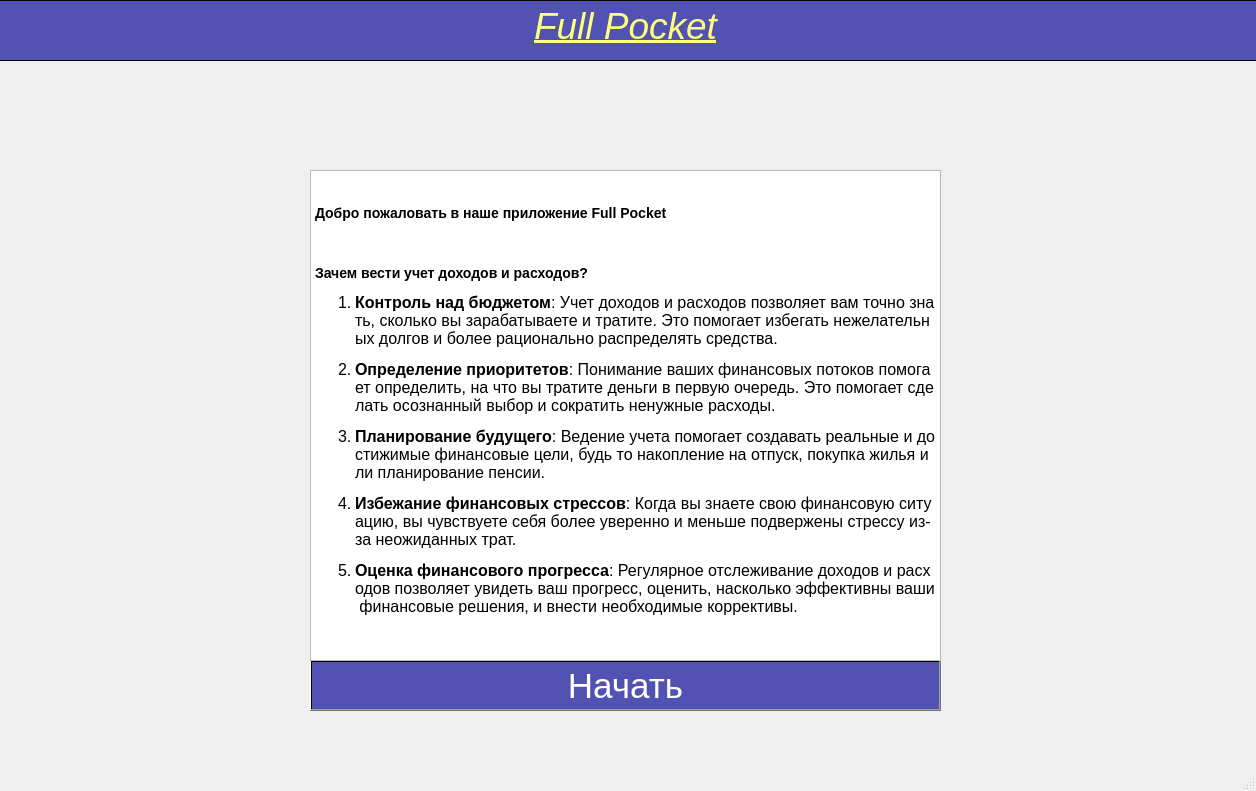
<?xml version="1.0" encoding="UTF-8"?>
<ui version="4.0">
 <class>FullPocket</class>
 <widget class="QMainWindow" name="FullPocket">
  <property name="geometry">
   <rect>
    <x>0</x>
    <y>0</y>
    <width>1256</width>
    <height>791</height>
   </rect>
  </property>
  <property name="windowTitle">
   <string>Full Pocket</string>
  </property>
  <property name="statusTip">
   <string notr="true"/>
  </property>
  <property name="accessibleName">
   <string/>
  </property>
  <property name="layoutDirection">
   <enum>Qt::LeftToRight</enum>
  </property>
  <property name="styleSheet">
   <string notr="true"/>
  </property>
  <widget class="QWidget" name="centralwidget">
   <widget class="QTextEdit" name="textEdit">
    <property name="geometry">
     <rect>
      <x>-10</x>
      <y>0</y>
      <width>1271</width>
      <height>61</height>
     </rect>
    </property>
    <property name="styleSheet">
     <string notr="true">background-color: qradialgradient(spread:pad, cx:0.5, cy:0.5, radius:0.5, fx:0.5, fy:0.5, stop:1 rgba(49, 49, 165, 210));
color: rgb(255, 255, 0);</string>
    </property>
    <property name="html">
     <string>&lt;!DOCTYPE HTML PUBLIC &quot;-//W3C//DTD HTML 4.0//EN&quot; &quot;http://www.w3.org/TR/REC-html40/strict.dtd&quot;&gt;
&lt;html&gt;&lt;head&gt;&lt;meta name=&quot;qrichtext&quot; content=&quot;1&quot; /&gt;&lt;style type=&quot;text/css&quot;&gt;
p, li { white-space: pre-wrap; }
&lt;/style&gt;&lt;/head&gt;&lt;body style=&quot; font-family:'MS Shell Dlg 2'; font-size:8.25pt; font-weight:400; font-style:normal;&quot;&gt;
&lt;p align=&quot;center&quot; style=&quot; margin-top:0px; margin-bottom:0px; margin-left:0px; margin-right:0px; -qt-block-indent:0; text-indent:0px;&quot;&gt;&lt;span style=&quot; font-size:28pt; font-style:italic; text-decoration: underline; color:#ffff7f;&quot;&gt;Full Pocket&lt;/span&gt;&lt;/p&gt;&lt;/body&gt;&lt;/html&gt;</string>
    </property>
   </widget>
   <widget class="QLabel" name="label">
    <property name="geometry">
     <rect>
      <x>-10</x>
      <y>0</y>
      <width>1271</width>
      <height>751</height>
     </rect>
    </property>
    <property name="text">
     <string/>
    </property>
    <property name="pixmap">
     <pixmap>fullpocket.jpg</pixmap>
    </property>
   </widget>
   <widget class="QPushButton" name="pushButton_1">
    <property name="geometry">
     <rect>
      <x>310</x>
      <y>660</y>
      <width>631</width>
      <height>51</height>
     </rect>
    </property>
    <property name="font">
     <font>
      <pointsize>26</pointsize>
     </font>
    </property>
    <property name="styleSheet">
     <string notr="true">background-color: qradialgradient(spread:pad, cx:0.5, cy:0.5, radius:0.5, fx:0.5, fy:0.5, stop:1 rgba(49, 49, 165, 210));
color: rgb(255, 255, 255);</string>
    </property>
    <property name="text">
     <string>Начать</string>
    </property>
   </widget>
   <widget class="QTextEdit" name="textEdit_2">
    <property name="geometry">
     <rect>
      <x>310</x>
      <y>170</y>
      <width>631</width>
      <height>491</height>
     </rect>
    </property>
    <property name="html">
     <string>&lt;!DOCTYPE HTML PUBLIC &quot;-//W3C//DTD HTML 4.0//EN&quot; &quot;http://www.w3.org/TR/REC-html40/strict.dtd&quot;&gt;
&lt;html&gt;&lt;head&gt;&lt;meta name=&quot;qrichtext&quot; content=&quot;1&quot; /&gt;&lt;style type=&quot;text/css&quot;&gt;
p, li { white-space: pre-wrap; }
&lt;/style&gt;&lt;/head&gt;&lt;body style=&quot; font-family:'MS Shell Dlg 2'; font-size:8.25pt; font-weight:400; font-style:normal;&quot;&gt;
&lt;h3 style=&quot;-qt-paragraph-type:empty; margin-top:14px; margin-bottom:12px; margin-left:0px; margin-right:0px; -qt-block-indent:0; text-indent:0px; font-size:8pt; font-weight:600;&quot;&gt;&lt;br /&gt;&lt;/h3&gt;
&lt;h3 style=&quot; margin-top:14px; margin-bottom:12px; margin-left:0px; margin-right:0px; -qt-block-indent:0; text-indent:0px;&quot;&gt;&lt;span style=&quot; font-size:16pt; font-weight:600;&quot;&gt;Добро пожаловать в наше приложение Full Pocket&lt;/span&gt;&lt;/h3&gt;
&lt;h3 style=&quot;-qt-paragraph-type:empty; margin-top:14px; margin-bottom:12px; margin-left:0px; margin-right:0px; -qt-block-indent:0; text-indent:0px; font-size:16pt; font-weight:600;&quot;&gt;&lt;br /&gt;&lt;/h3&gt;
&lt;h3 style=&quot; margin-top:14px; margin-bottom:12px; margin-left:0px; margin-right:0px; -qt-block-indent:0; text-indent:0px;&quot;&gt;&lt;span style=&quot; font-size:12pt; font-weight:600;&quot;&gt;Зачем вести учет доходов и расходов?&lt;/span&gt;&lt;/h3&gt;
&lt;ol style=&quot;margin-top: 0px; margin-bottom: 0px; margin-left: 0px; margin-right: 0px; -qt-list-indent: 1;&quot;&gt;&lt;li style=&quot; font-size:12pt;&quot; style=&quot; margin-top:12px; margin-bottom:12px; margin-left:0px; margin-right:0px; -qt-block-indent:0; text-indent:0px;&quot;&gt;&lt;span style=&quot; font-weight:600;&quot;&gt;Контроль над бюджетом&lt;/span&gt;: Учет доходов и расходов позволяет вам точно знать, сколько вы зарабатываете и тратите. Это помогает избегать нежелательных долгов и более рационально распределять средства.&lt;/li&gt;
&lt;li style=&quot; font-size:12pt;&quot; style=&quot; margin-top:12px; margin-bottom:12px; margin-left:0px; margin-right:0px; -qt-block-indent:0; text-indent:0px;&quot;&gt;&lt;span style=&quot; font-weight:600;&quot;&gt;Определение приоритетов&lt;/span&gt;: Понимание ваших финансовых потоков помогает определить, на что вы тратите деньги в первую очередь. Это помогает сделать осознанный выбор и сократить ненужные расходы.&lt;/li&gt;
&lt;li style=&quot; font-size:12pt;&quot; style=&quot; margin-top:12px; margin-bottom:12px; margin-left:0px; margin-right:0px; -qt-block-indent:0; text-indent:0px;&quot;&gt;&lt;span style=&quot; font-weight:600;&quot;&gt;Планирование будущего&lt;/span&gt;: Ведение учета помогает создавать реальные и достижимые финансовые цели, будь то накопление на отпуск, покупка жилья или планирование пенсии.&lt;/li&gt;
&lt;li style=&quot; font-size:12pt;&quot; style=&quot; margin-top:12px; margin-bottom:12px; margin-left:0px; margin-right:0px; -qt-block-indent:0; text-indent:0px;&quot;&gt;&lt;span style=&quot; font-weight:600;&quot;&gt;Избежание финансовых стрессов&lt;/span&gt;: Когда вы знаете свою финансовую ситуацию, вы чувствуете себя более уверенно и меньше подвержены стрессу из-за неожиданных трат.&lt;/li&gt;
&lt;li style=&quot; font-size:12pt;&quot; style=&quot; margin-top:12px; margin-bottom:12px; margin-left:0px; margin-right:0px; -qt-block-indent:0; text-indent:0px;&quot;&gt;&lt;span style=&quot; font-weight:600;&quot;&gt;Оценка финансового прогресса&lt;/span&gt;: Регулярное отслеживание доходов и расходов позволяет увидеть ваш прогресс, оценить, насколько эффективны ваши финансовые решения, и внести необходимые коррективы.&lt;/li&gt;&lt;/ol&gt;&lt;/body&gt;&lt;/html&gt;</string>
    </property>
   </widget>
   <zorder>label</zorder>
   <zorder>textEdit</zorder>
   <zorder>pushButton_1</zorder>
   <zorder>textEdit_2</zorder>
  </widget>
  <widget class="QMenuBar" name="menubar">
   <property name="geometry">
    <rect>
     <x>0</x>
     <y>0</y>
     <width>1256</width>
     <height>21</height>
    </rect>
   </property>
  </widget>
  <widget class="QStatusBar" name="statusbar"/>
  <action name="actionNew_category">
   <property name="text">
    <string>New category</string>
   </property>
  </action>
 </widget>
 <resources/>
 <connections/>
</ui>
